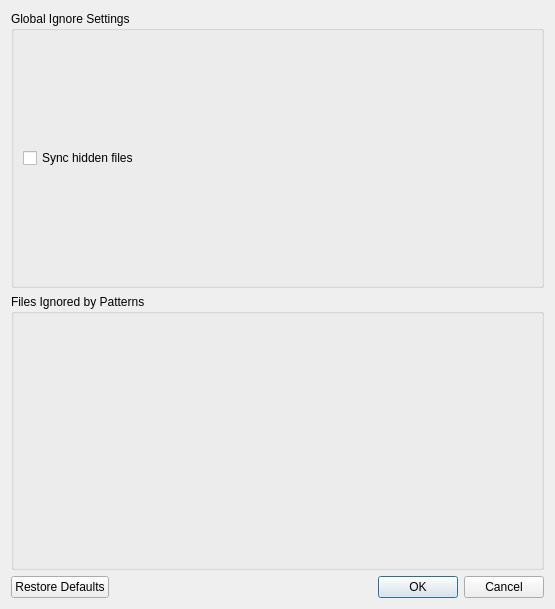
<?xml version="1.0" encoding="UTF-8"?>
<ui version="4.0">
 <class>OCC::IgnoreListEditor</class>
 <widget class="QDialog" name="OCC::IgnoreListEditor">
  <property name="geometry">
   <rect>
    <x>0</x>
    <y>0</y>
    <width>555</width>
    <height>609</height>
   </rect>
  </property>
  <property name="windowTitle">
   <string>Ignored Files Editor</string>
  </property>
  <layout class="QGridLayout" name="gridLayout_3">
   <item row="0" column="0">
    <widget class="QGroupBox" name="groupboxGlobalIgnoreSettings">
     <property name="title">
      <string>Global Ignore Settings</string>
     </property>
     <layout class="QGridLayout" name="gridLayout_2">
      <item row="0" column="0">
       <widget class="QCheckBox" name="syncHiddenFilesCheckBox">
        <property name="text">
         <string>Sync hidden files</string>
        </property>
       </widget>
      </item>
     </layout>
    </widget>
   </item>
   <item row="1" column="0">
    <widget class="QGroupBox" name="groupboxFilesIgnored">
     <property name="title">
      <string>Files Ignored by Patterns</string>
     </property>
     <layout class="QGridLayout" name="gridLayout">
      <item row="0" column="0">
       <widget class="IgnoreListTableWidget" name="ignoreTableWidget" native="true"/>
      </item>
     </layout>
    </widget>
   </item>
   <item row="4" column="0">
    <widget class="QDialogButtonBox" name="buttonBox">
     <property name="standardButtons">
      <set>QDialogButtonBox::StandardButton::Cancel|QDialogButtonBox::StandardButton::Ok|QDialogButtonBox::StandardButton::RestoreDefaults</set>
     </property>
    </widget>
   </item>
  </layout>
 </widget>
 <customwidgets>
  <customwidget>
   <class>IgnoreListTableWidget</class>
   <extends>QWidget</extends>
   <header>ignorelisttablewidget.h</header>
   <container>1</container>
  </customwidget>
 </customwidgets>
 <resources/>
 <connections>
  <connection>
   <sender>buttonBox</sender>
   <signal>accepted()</signal>
   <receiver>OCC::IgnoreListEditor</receiver>
   <slot>accept()</slot>
   <hints>
    <hint type="sourcelabel">
     <x>348</x>
     <y>333</y>
    </hint>
    <hint type="destinationlabel">
     <x>361</x>
     <y>355</y>
    </hint>
   </hints>
  </connection>
  <connection>
   <sender>buttonBox</sender>
   <signal>rejected()</signal>
   <receiver>OCC::IgnoreListEditor</receiver>
   <slot>reject()</slot>
   <hints>
    <hint type="sourcelabel">
     <x>210</x>
     <y>333</y>
    </hint>
    <hint type="destinationlabel">
     <x>385</x>
     <y>297</y>
    </hint>
   </hints>
  </connection>
 </connections>
</ui>
